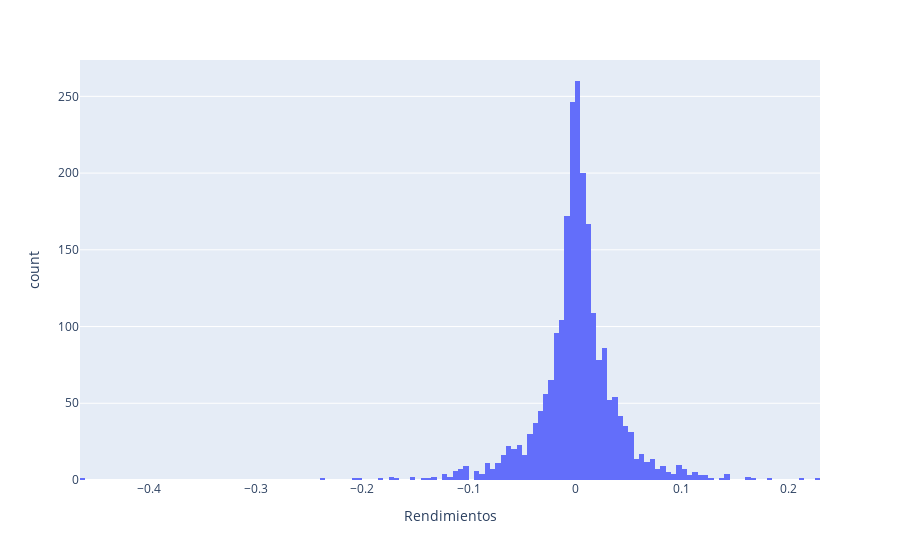

Write notebook code for a chart like this one.
### Code cell
fig = px.histogram(Rendimientos, x='Rendimientos')
fig.show()

### Figure 1 — Plotly figure (JSON) as saved in the notebook; plotly's stock layout.template omitted (floating-point values rounded to 4 significant figures; data arrays with more than 128 entries replaced by an {"elided": "..."} marker saying what was removed)
{"data": [{"alignmentgroup": "True", "bingroup": "x", "hovertemplate": "Rendimientos=%{x}<br>count=%{y}<extra></extra>", "legendgroup": "", "marker": {"color": "#636efa"}, "name": "", "offsetgroup": "", "orientation": "v", "showlegend": false, "type": "histogram", "x": {"elided": "2268 float values"}, "xaxis": "x", "yaxis": "y"}], "layout": {"barmode": "relative", "legend": {"tracegroupgap": 0}, "margin": {"t": 60}, "xaxis": {"anchor": "y", "domain": [0, 1], "title": {"text": "Rendimientos"}}, "yaxis": {"anchor": "x", "domain": [0, 1], "title": {"text": "count"}}}}
